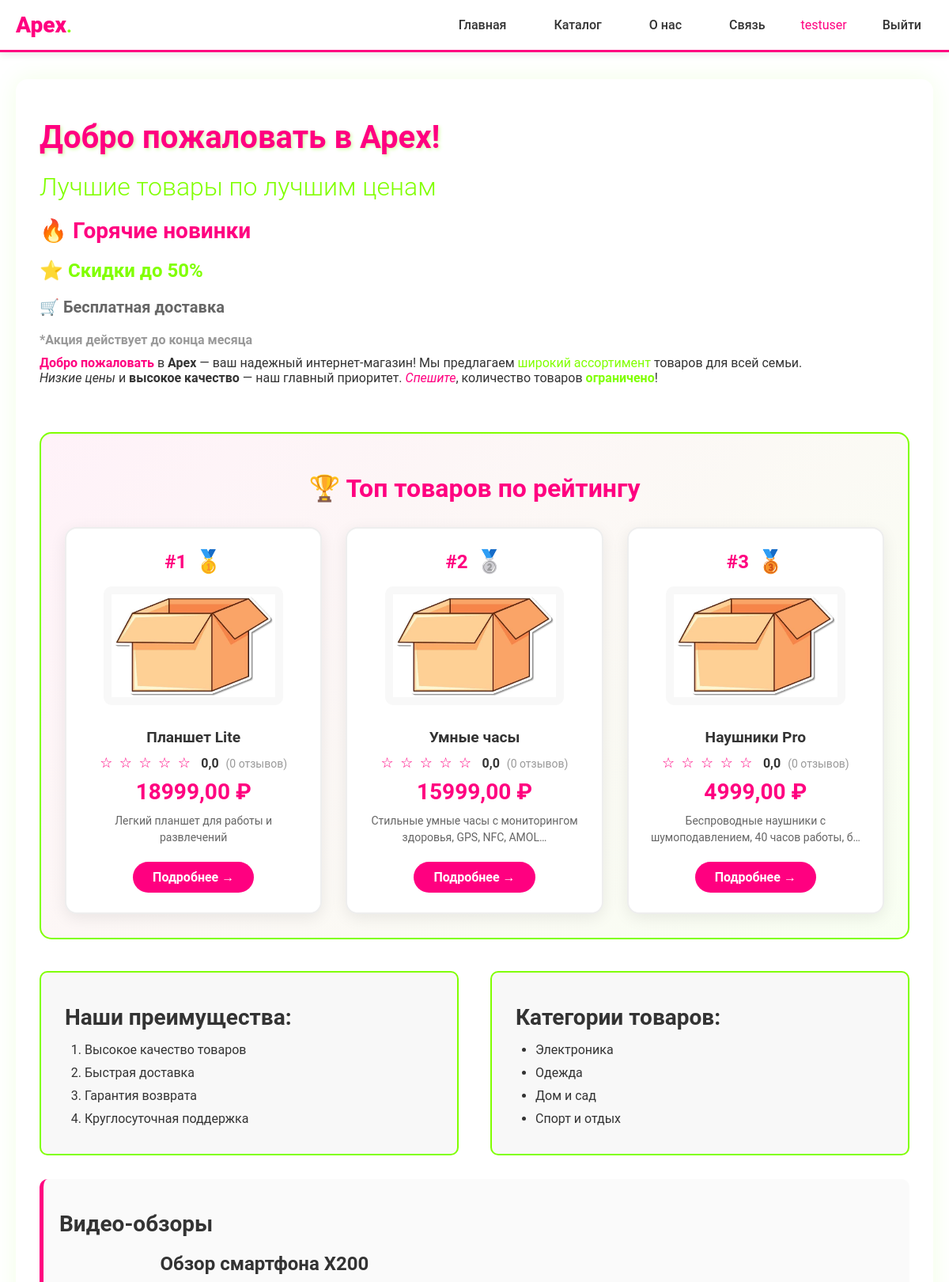
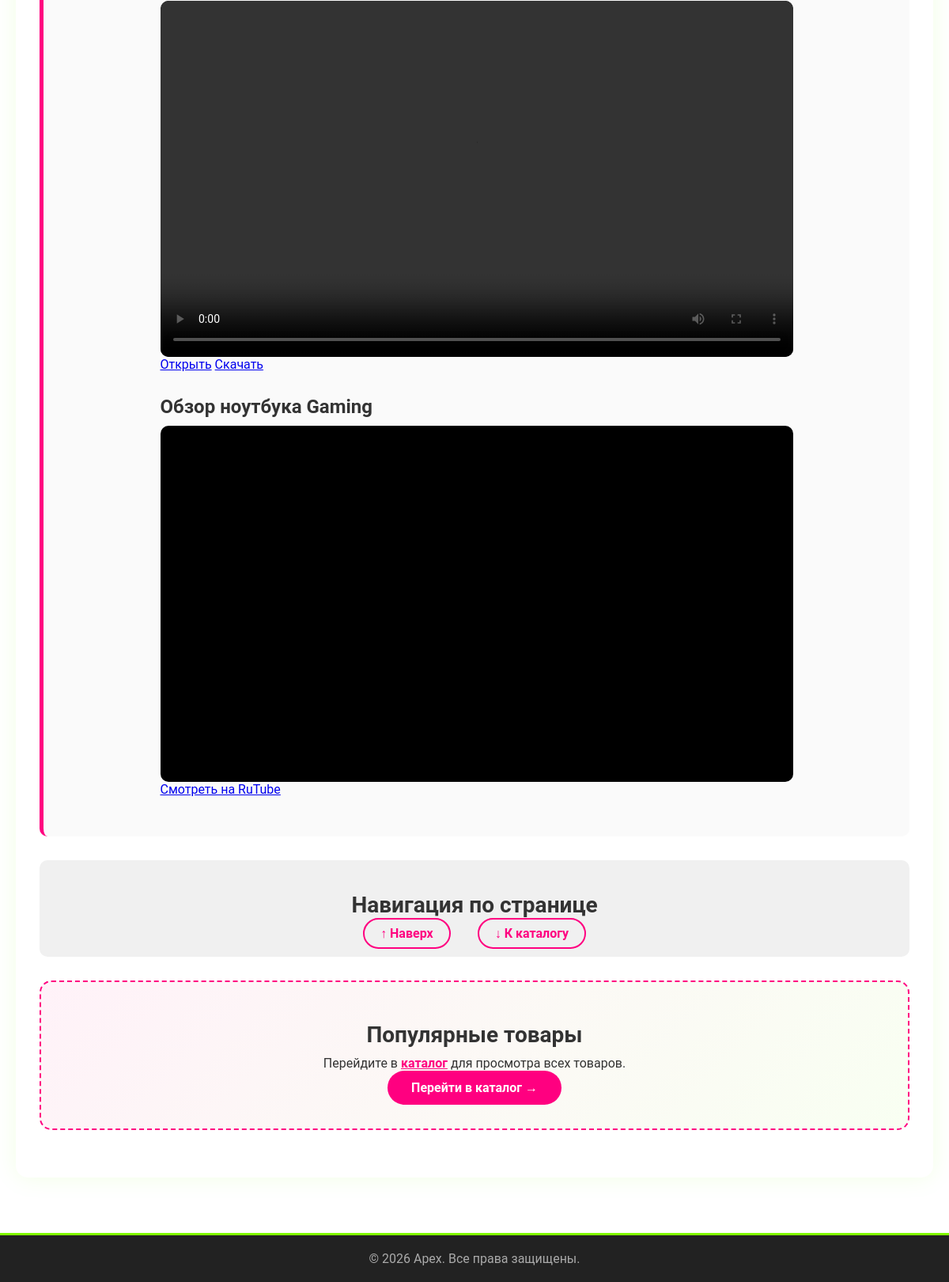
The app's page / (signed in) with its own data (2 pictures, top to bottom).
### mainpage/models.py (models this page shows, shortened)
class Product(models.Model):
    name = models.CharField(max_length=200, verbose_name="Название")
    slug = models.SlugField(max_length=200, unique=True, blank=True, verbose_name="URL")
    category = models.ForeignKey(
        Category,
        on_delete=models.SET_NULL,
        null=True,
        blank=True,
        related_name='products',
        verbose_name="Категория"
    )
    price = models.DecimalField(max_digits=10, decimal_places=2, verbose_name="Цена")
    old_price = models.DecimalField(
        max_digits=10,
        decimal_places=2,
        blank=True,
        null=True,
        verbose_name="Старая цена"
    )
    description = models.TextField(verbose_name="Описание")
    image = models.ImageField(
        upload_to=product_image_path,
        blank=True,
        null=True,
        verbose_name="Изображение",
        default='products/default.jpg'
    )
    in_stock = models.BooleanField(default=True, verbose_name="В наличии")
    quantity = models.PositiveIntegerField(default=0, verbose_name="Количество")
    views = models.PositiveIntegerField(default=0, verbose_name="Просмотры")
    created_at = models.DateTimeField(auto_now_add=True, verbose_name="Дата создания")
    updated_at = models.DateTimeField(auto_now=True, verbose_name="Дата обновления")
    def average_rating(self):
        reviews = self.reviews.all()
        if reviews:
            return sum(r.rating for r in reviews) / len(reviews)
        return 0
    def reviews_count(self):
        return self.reviews.count()
    class Meta:
        verbose_name = "Товар"
        verbose_name_plural = "Товары"
        ordering = ['-created_at']
    likes = models.PositiveIntegerField(default=0, verbose_name="Лайки")
    dislikes = models.PositiveIntegerField(default=0, verbose_name="Дизлайки")

### mainpage/views.py (the view)
# urls.py: path('', views.index, name='index'),
def index(request):
    top_products = Product.objects.annotate(
        avg_rating=Avg('reviews__rating'),
        reviews_count=Count('reviews')
    ).filter(
        reviews_count__gt=0
    ).order_by('-avg_rating')[:3]
    if top_products.count() < 3:
        existing_ids = top_products.values_list('id', flat=True)
        additional_products = Product.objects.exclude(
            id__in=existing_ids
        ).order_by('-created_at')[:3 - top_products.count()]
        top_products = list(top_products) + list(additional_products)
    context = {
        'top_products': top_products,
    }
    return render(request, 'mainpage/index.html', context)

### mainpage/templates/mainpage/index.html (shortened to what this page needs)
{% extends 'mainpage/base.html' %}
{% load static %}
{% block content %}
<div class="page-container">
    <h1 class="header-title">Добро пожаловать в Apex!</h1>
    <h2 class="header-subtitle">Лучшие товары по лучшим ценам</h2>
    <h3 style="color: #ff0080;">🔥 Горячие новинки</h3>
    <h4 style="color: #80ff00;">⭐ Скидки до 50%</h4>
    <h5 style="color: #666;">🛒 Бесплатная доставка</h5>
    <h6 style="color: #999;">*Акция действует до конца месяца</h6>
    <p>
        <span style="color: #ff0080; font-weight: bold;">Добро пожаловать</span> в <strong>Apex</strong> — ваш надежный интернет-магазин!
        Мы предлагаем <span style="color: #80ff00;">широкий ассортимент</span> товаров для всей семьи.
    </p>
    <p>
        <em>Низкие цены</em> и <strong>высокое качество</strong> — наш главный приоритет.
        <em style="color: #ff0080;">Спешите</em>, количество товаров <strong style="color: #80ff00;">ограничено</strong>!
    </p>
    <br/>
    <div class="top-products-section">
        <h2 class="section-title">🏆 Топ товаров по рейтингу</h2>
        <div class="top-products-grid">
            {% for product in top_products %}
            <div class="top-product-card">
                <div class="top-product-rank">
                    <span class="rank-number">#{{ forloop.counter }}</span>
                    {% if forloop.counter == 1 %}
                        <span class="rank-medal">🥇</span>
                    {% elif forloop.counter == 2 %}
                        <span class="rank-medal">🥈</span>
                    {% elif forloop.counter == 3 %}
                        <span class="rank-medal">🥉</span>
                    {% endif %}
                </div>
                {% if product.image %}
                    <img src="{{ product.image.url }}" alt="{{ product.name }}" class="top-product-image">
                {% else %}
                    <img src="/media/products/default.jpg" alt="{{ product.name }}" class="top-product-image">
                {% endif %}
                <h3>{{ product.name }}</h3>
                <div class="product-rating">
                    <span class="stars">
                        {% with rating=product.average_rating|floatformat:"0" %}
                            {% for i in "12345"|make_list %}
                                {% if forloop.counter <= rating|add:"0" %}
                                    ★
                                {% else %}
                                    ☆
                                {% endif %}
                            {% endfor %}
                        {% endwith %}
                    </span>
                    <span class="rating-value">{{ product.average_rating|floatformat:1 }}</span>
                    <span class="reviews-count">({{ product.reviews_count }} отзывов)</span>
                </div>
                <p class="product-price">{{ product.price }} ₽</p>
                <p class="product-desc">{{ product.description|truncatechars:60 }}</p>
                <a href="{% url 'product_detail' product.id %}" class="btn-detail">Подробнее →</a>
            </div>
            {% empty %}
            <p class="no-products">Пока нет товаров с оценками. Добавьте товары и отзывы!</p>
            {% endfor %}
        </div>
    </div>
    <div class="lists-container">
        <div class="list-block">
            <h3>Наши преимущества:</h3>
            <ol>
                <li>Высокое качество товаров</li>
                <li>Быстрая доставка</li>
                <li>Гарантия возврата</li>
                <li>Круглосуточная поддержка</li>
            </ol>
        </div>
        <div class="list-block">
            <h3>Категории товаров:</h3>
            <ul>
                <li>Электроника</li>
                <li>Одежда</li>
                <li>Дом и сад</li>
                <li>Спорт и отдых</li>
            </ul>
        </div>
    </div>
    <div class="media-section">
        <h3>Видео-обзоры</h3>
        <div class="video-gallery">
            <div class="video-card">
                <h4>Обзор смартфона X200</h4>
                <div class="video-wrapper">
                    <video controls>
                        <source src="{% static 'mainpage/videos/smartphone.mp4' %}" type="video/mp4">
                    </video>
                </div>
                <div class="video-actions">
                    <a href="{% static 'mainpage/videos/smartphone.mp4' %}" target="_blank" class="btn-video">Открыть</a>
                    <a href="{% static 'mainpage/videos/smartphone.mp4' %}" download class="btn-video">Скачать</a>
                </div>
            </div>
            <div class="video-card">
                <h4>Обзор ноутбука Gaming</h4>
                <div class="video-wrapper">
                    <iframe src="https://rutube.ru/play/embed/de6fe7c958fded34d8580cd591a49717/"
                            width="100%"
                            height="315"
                            frameborder="0"
                            allow="autoplay; encrypted-media; fullscreen; picture-in-picture"
                            allowfullscreen>
                    </iframe>
                </div>
                <div class="video-actions">
                    <a href="https://rutube.ru/play/embed/de6fe7c958fded34d8580cd591a49717/" target="_blank" class="btn-video">Смотреть на RuTube</a>
                </div>
            </div>
        </div>
    </div>
    <div class="anchor-section">
        <h3>Навигация по странице</h3>
        <a href="#top" class="anchor-link">↑ Наверх</a>
        <a href="#catalog-preview" class="anchor-link">↓ К каталогу</a>
    </div>
    <div id="catalog-preview" class="catalog-preview">
        <h3>Популярные товары</h3>
        <p>Перейдите в <a href="{% url 'catalog' %}" style="color: #ff0080; font-weight: bold;">каталог</a> для просмотра всех товаров.</p>
        <a href="{% url 'catalog' %}" class="btn-catalog">Перейти в каталог →</a>
    </div>
</div>
{% endblock %}

### mainpage/templates/mainpage/base.html (shortened to what this page needs)
<!DOCTYPE html>
<html lang="ru">
<head>
    {% load static %}
    <link rel="stylesheet" href="{% static 'mainpage/css/style.css' %}">
</head>
<body>
    <nav class="fixed-menu">
        <div class="menu-container">
            <div class="logo">
                <span class="brand-apex">Apex</span><span class="brand-dot">.</span>
            </div>
            <ul class="menu-list">
                <li><a href="{% url 'index' %}">Главная</a></li>
                <li><a href="{% url 'catalog' %}">Каталог</a></li>
                <li><a href="{% url 'about' %}">О нас</a></li>
                <li><a href="{% url 'feedback' %}">Связь</a></li>
                {% if user.is_authenticated %}
                    <li><span style="color: #ff0080;">{{ user.username }}</span></li>
                    <li><a href="{% url 'logout' %}">Выйти</a></li>
                {% else %}
                    <li><a href="{% url 'login' %}">Войти</a></li>
                    <li><a href="{% url 'register' %}">Регистрация</a></li>
                {% endif %}
            </ul>
        </div>
    </nav>
    <main class="main-content">
        {% block content %}
        {% endblock %}
    </main>
    <footer class="footer">
        <p>&copy; 2026 Apex. Все права защищены.</p>
    </footer>
</body>
</html>

### records on screen
Product: image (placeholder picture), name "Планшет Lite", average_rating "0,0", reviews_count "0", price "18999,00", description "Легкий планшет для работы и развлечений"
Product: image (placeholder picture), name "Умные часы", average_rating "0,0", reviews_count "0", price "15999,00", description "Стильные умные часы с мониторингом здоровья, GPS, NFC, AMOL…"
Product: image (placeholder picture), name "Наушники Pro", average_rating "0,0", reviews_count "0", price "4999,00", description "Беспроводные наушники с шумоподавлением, 40 часов работы, б…"

### other values on screen
{{ user.username }} "testuser"
